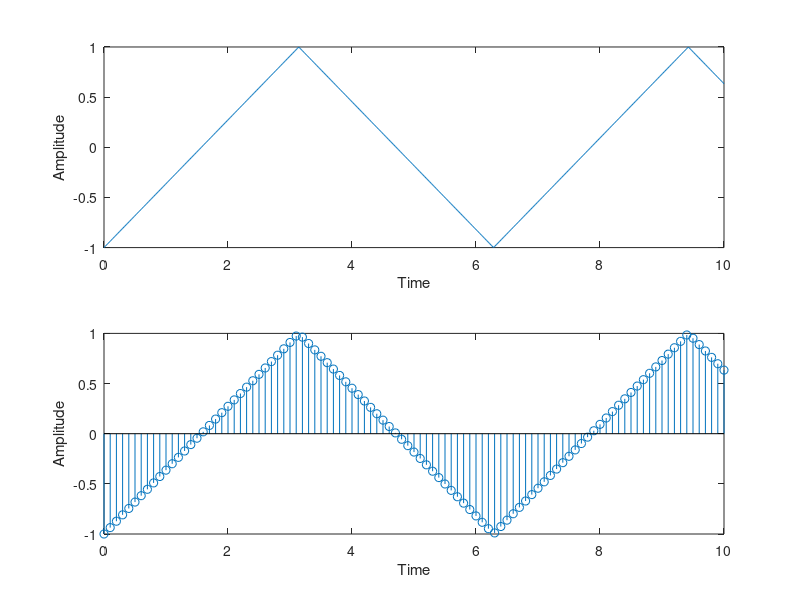

Reproduce this figure in MATLAB.
clc;
clear all;
close all;
t=0:0.01:10;	
t1=0:0.1:10;
x=sawtooth(t,0.5);
subplot(2,1,1);
plot(t,x);
xlabel('Time')
ylabel('Amplitude')
x1=sawtooth(t1,0.5);
subplot(2,1,2);
stem(t1,x1);
xlabel('Time')
ylabel('Amplitude')
